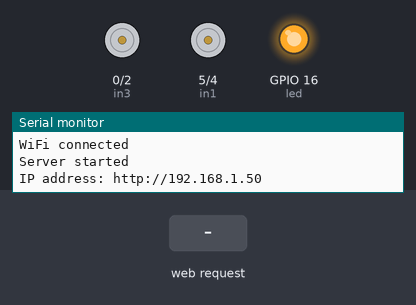
Simulated run of this sketch. Board: ESP8266 (NodeMCU). Shown: motor-driver pin pairs drawn as motors (green arrow = first pin HIGH = forward, orange = second pin HIGH = backward, longer = more drive), output pins drawn as LEDs (lit = HIGH), the last lines printed to the serial monitor. Inputs (shaded band) come from the test bench. WiFi joins after 1.5 s; servers stay silent unless stated.

Above: at 6.2 s.
6.3 s: HTTP request GET /MAJU received
At 7.4 s:
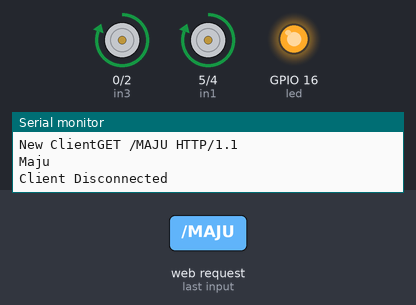
7.8 s: HTTP request GET /MUNDUR received
At 8.6 s:
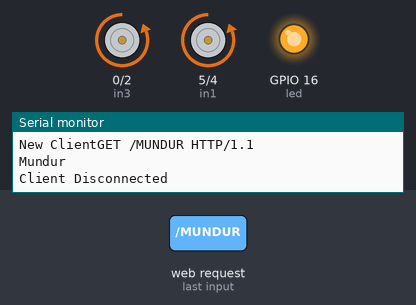
9.3 s: HTTP request GET /KIRI received
At 9.7 s:
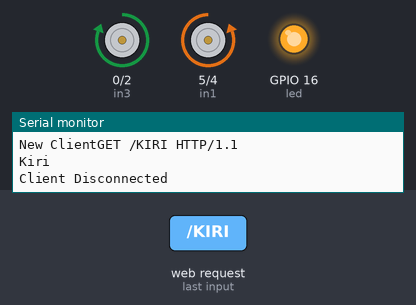
10.8 s: HTTP request GET /KANAN received
At 12.0 s:
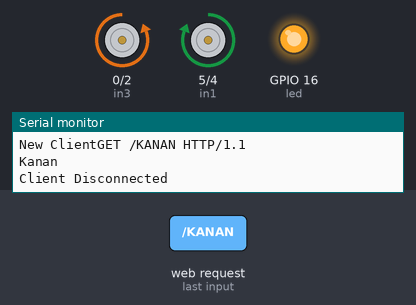
Timing chart, 0 to 13.3 s (numbered marks = the images above; inputs shaded):
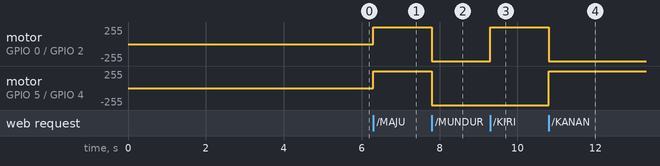

Measured:
- after the input at 6.3 s, motor on GPIO 0 (in3) / GPIO 2 (in4), motor on GPIO 5 (in1) / GPIO 4 (in2): stopped → forward 255/255 at once
- after the input at 7.8 s, motor on GPIO 0 (in3) / GPIO 2 (in4), motor on GPIO 5 (in1) / GPIO 4 (in2): forward 255/255 → backward 255/255 at once
- after the input at 9.3 s, motor on GPIO 0 (in3) / GPIO 2 (in4): backward 255/255 → forward 255/255 at once
- after the input at 10.8 s, motor on GPIO 0 (in3) / GPIO 2 (in4): forward 255/255 → backward 255/255 at once; motor on GPIO 5 (in1) / GPIO 4 (in2): backward 255/255 → forward 255/255 at once

The sketch:

AndroidESP8266.ino
```cpp
#include <ESP8266WiFi.h>

const char* ssid = "Nusantara";
const char* password = "T4nahairku";

int led = 16;
int in1 = 5;  //KIRI
int in2 = 4;  //KIRI
int in3 = 0;  //KANAN
int in4 = 2;  //KANAN

WiFiServer ESPserver(80);

void setup() {
  Serial.begin(115200);
  pinMode(in1, OUTPUT);
  pinMode(in3, OUTPUT);
  pinMode(in2, OUTPUT);
  pinMode(in4, OUTPUT);
  pinMode(led, OUTPUT);
  digitalWrite(led, LOW);

  Serial.println();
  Serial.println();
  Serial.print("Connecting to: ");
  Serial.println(ssid);
  WiFi.begin(ssid, password);
  delay(5000);

  while (WiFi.status() != WL_CONNECTED) {
    delay(100);
    Serial.print(".");
  }
  Serial.println("");
  Serial.println("WiFi connected");
  digitalWrite(led, HIGH);

  ESPserver.begin();
  Serial.println("Server started");

  Serial.print("IP address: ");
  Serial.print("http://");
  Serial.println(WiFi.localIP());
}

void loop() {
  WiFiClient client = ESPserver.available();
  if (!client) {
    return;
  }

  Serial.print("New Client");
  while (!client.available()) {
    delay(1);
  }

  String request = client.readStringUntil('\r');
  Serial.println(request);
  client.flush();

  int value = 0;
  if (request.indexOf("/MAJU") != -1) {
    Serial.println("Maju");
    maju();
    value = 1;
  }
  if (request.indexOf("/MUNDUR") != -1) {
    Serial.println("Mundur");
    mundur();
    value = 2;
  }
  if (request.indexOf("/KIRI") != -1) {
    Serial.println("Kiri");
    kiri();
    value = 3;
  }
  if (request.indexOf("/KANAN") != -1) {
    Serial.println("Kanan");
    kanan();
    value = 4;
  }
  if (request.indexOf("/BERHENTI") != -1) {
    Serial.println("Berhenti");
    berhenti();
    value = 5;
  }
  client.println("HTTP/1.1 200 OK");
  client.println("Content-Type: text/html");
  client.println("");
  client.println("<!DOCTYPE HTML>");
  client.println("<html>");
  client.print("Status: ");

  if (value == 1) {
    client.print("Maju");
  }
  if (value == 2) {
    client.print("Mundur");
  }
  if (value == 3) {
    client.print("Kiri");
  }
  if (value == 4) {
    client.print("Kanan");
  }
  if (value == 5) {
    client.print("Berhenti");
  }

  delay(1);
  Serial.println("Client Disconnected");
  Serial.println("");
}

void maju() {
  digitalWrite(in1, HIGH);
  digitalWrite(in2, LOW);
  digitalWrite(in3, HIGH);
  digitalWrite(in4, LOW);
}
void mundur() {
  digitalWrite(in1, LOW);
  digitalWrite(in2, HIGH);
  digitalWrite(in3, LOW);
  digitalWrite(in4, HIGH);
}
void kiri() {
  digitalWrite(in1, LOW);
  digitalWrite(in2, HIGH);
  digitalWrite(in3, HIGH);
  digitalWrite(in4, LOW);
}
void kanan() {
  digitalWrite(in1, HIGH);
  digitalWrite(in2, LOW);
  digitalWrite(in3, LOW);
  digitalWrite(in4, HIGH);
}
void berhenti() {
  digitalWrite(in1, LOW);
  digitalWrite(in2, LOW);
  digitalWrite(in3, LOW);
  digitalWrite(in4, LOW);
}
```
